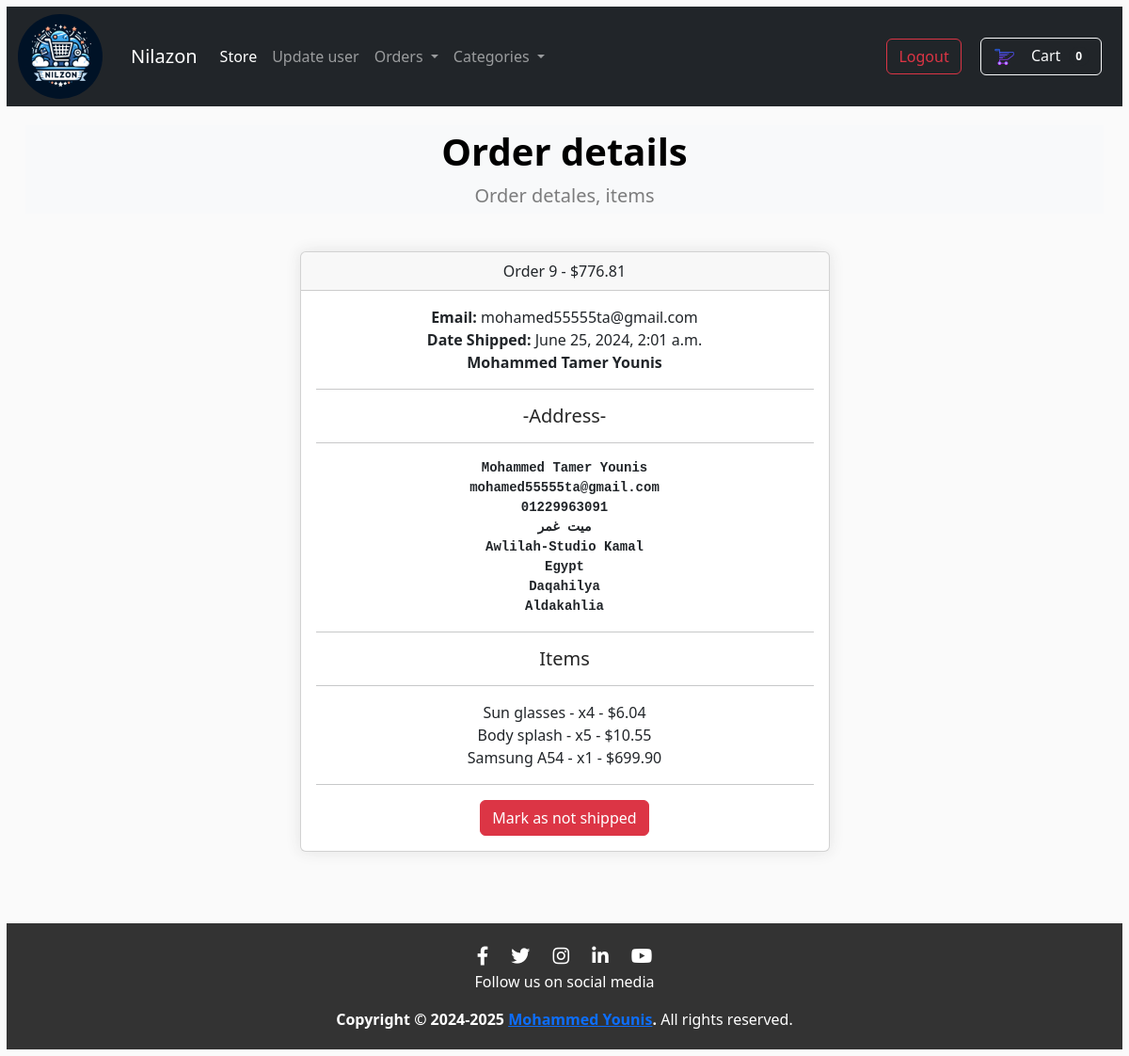
The app's page /payment/order9/ (signed in) with its own data.
### payment/models.py (models this page shows, shortened)
class Order(models.Model):
    user = models.ForeignKey(User, on_delete=models.CASCADE, null=True, blank=True)
    full_name = models.CharField(max_length=250)
    email = models.EmailField()
    shipping_address = models.TextField()
    amount_paid = models.DecimalField(max_digits=10, decimal_places=2)
    phone = models.CharField(max_length=15, null=True, blank=True)
    date_ordered = models.DateTimeField(auto_now_add=True)
    shipped = models.BooleanField(default=False)
    quantity = models.IntegerField(default=1 ,null=True, blank=True)
    date_shipped = models.DateTimeField(null=True, blank=True)

class OrderItem(models.Model):
    user = models.ForeignKey(User, on_delete=models.CASCADE, null=True, blank=True)
    order = models.ForeignKey(Order, on_delete=models.CASCADE, related_name='order_items')# دا المستخدم في ارسال الايميل الريليتد نيم دا
    product = models.ForeignKey(Product, on_delete=models.CASCADE)
    quantity = models.BigIntegerField(default=1)
    price = models.DecimalField(max_digits=10, decimal_places=2)

### ecommerceApp/models.py (models this page shows)
class Product(models.Model):
    name = models.CharField(max_length=100)
    price = models.DecimalField(decimal_places=2, max_digits=10)
    about_product = models.CharField(max_length=300,null=True, blank=True )
    description = models.TextField()
    category = models.ForeignKey(Category, on_delete=models.CASCADE)
    image = models.ImageField(upload_to='uploads/products/', null=True, blank=True)
    is_sale = models.BooleanField(default=False)
    sale_price = models.DecimalField(decimal_places=2, max_digits=10, blank=True, null=True)
    def __str__(self) :
        return self.name

### payment/views.py (the view, shortened to what this page needs)
# urls.py: path('order<int:pk>/', views.order, name='order'),
def order(request, pk):
    categories = Category.objects.all()  # Get all categories
    cart = Cart(request)  # Get the current cart
    total_items = cart.total_items()  # Get total items in the cart
    if request.user.is_authenticated and request.user.is_superuser:
        orders = Order.objects.get(id=pk)
        order_items = OrderItem.objects.filter(order=pk)
        return render(request, 'eCommerce/order.html', {'orders':orders, 'order_items':order_items, 'categories': categories,'total_items': total_items,})
    else:
        messages.error(request, "Access denied")
        return redirect('main')

### cart/cart.py (called while the page is built)
    def total_items (self):
        prodict_ids = self.cart.keys()
        products = Product.objects.filter(id__in=prodict_ids)
        qtys = self.cart
        total = 0
        for key, value in qtys.items():
            key = int(key)
            for product in products :
                if product.id == key :
                    total = total + int(value)
        return total

### cart/context_processors.py (called while the page is built)
def cart(request):
    return {'cart': Cart(request)}

### templates/eCommerce/order.html (shortened to what this page needs)
{% extends 'base.html' %}
{% load static %}
{% block content %}
<header class="bg-light py-1">
    <div class="container px-4 px-lg-5 my-0">
        <div class="text-center text-white">
            <h5 class="display-6 fw-bolder" style="color: rgb(0, 0, 0);">Order details</h5>
            <p class="lead fw-normal text-black-50 mb-0">Order detales, items</p>
        </div>
    </div>
</header>
<div class="d-flex justify-content-center text-center" style="padding: 10px;">
    <div class="card h-100 w-50 mb-3 justify-content-center" style="box-shadow:hsl(0, 0%, 89%) 0 0 16px;">
        <div class="card-header">
            Order {{ orders.id }} - ${{ orders.amount_paid }}
        </div>
        <div class="card-body">
            <strong>Email: </strong>{{ orders.email }}<br>
            {% if orders.date_shipped %}
            <strong>Date Shipped: </strong>{{ orders.date_shipped }}<br>
            {% else %}
            <strong>Date Ordered:</strong> {{ orders.date_ordered }}<br>
            {% endif %}
            <strong>{{ orders.full_name }}</strong><br><hr>
            <h5>-Address-</h5><hr>
            <strong><pre>{{ orders.shipping_address }}</pre></strong><hr>
            <h5>Items</h5><hr>
            {% for item in order_items %}
            {{ item.product }} - x{{ item.quantity }} - ${{ item.price }}<br>
            {% endfor %}<hr>
            {% if orders.shipped %}
            <form method="POST">
                <button class="btn btn-danger" type="submit">Mark as not shipped</button>
            </form>
            {% else %}
            <form method="POST">
                {% csrf_token %}
                <input type="hidden" name="shipped_status" value="true">
                <button class="btn btn-success" type="submit">Mark as shipped</button>
            </form>
            {% endif %}
        </div>
    </div>
</div>
{% endblock %}

### static/css/style.css (style rules this page uses)
body { background-color: hsl(0, 0%, 98%); }
h1,h2,h3,h4,h5,h6 { color:hsl(0, 0%, 15%); }
.card { margin-top: 30px; width: 300px; box-shadow:hsl(0, 0%, 66%) 0 0 16px; }
.btn { border-radius: 40; }

### templates/base.html (style rules this page uses)
body { display: flex; flex-direction: column; }

### records on screen
Order: id "9", amount_paid "776.81", email "mohamed55555ta@gmail.com", date_shipped "June 25, 2024, 2:01 a.m.", full_name "Mohammed Tamer Younis", shipping_address "Mohammed Tamer Younis mohamed55555ta@gmail.com 01229963091 ميت غمر Awlilah-Studio Kamal Egypt Daqahilya Aldakahlia"
OrderItem: product "Sun glasses", quantity "4", price "6.04"
OrderItem: product "Body splash", quantity "5", price "10.55"
OrderItem: product "Samsung A54", quantity "1", price "699.90"

### other values on screen
{{ total_items }} "0"
